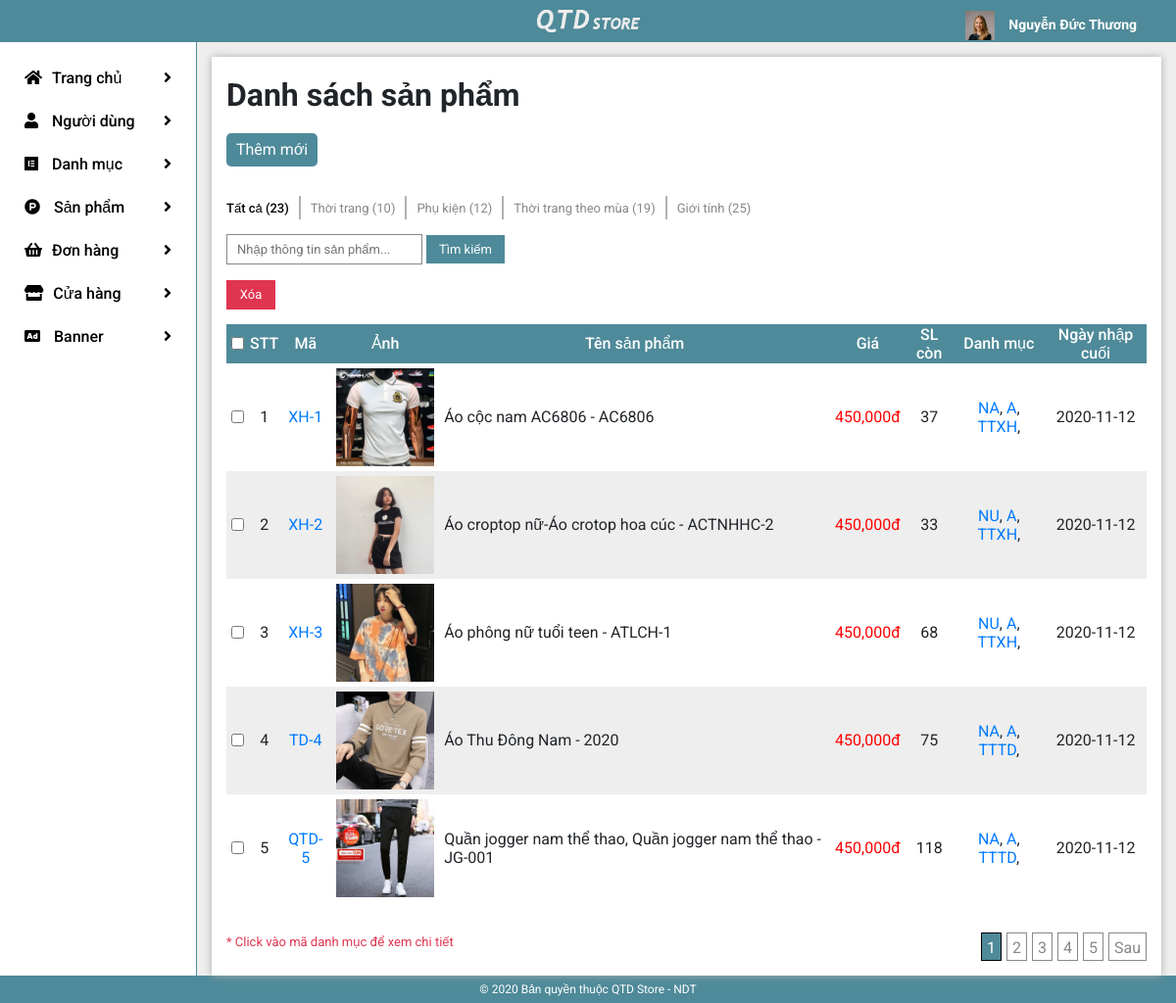
Screenshot of /admin/index.php?mod=product (signed in) with the database file from the repository.
### tables this page shows
CREATE TABLE `tbl_users` (
  `user_id` int(11) NOT NULL,
  `username` varchar(32) NOT NULL,
  `password` varchar(50) NOT NULL,
  `first_name` varchar(30) NOT NULL,
  `last_name` varchar(7) NOT NULL,
  `date_of_birth` date DEFAULT NULL,
  `gender` enum('male','female','','') NOT NULL,
  `phone` varchar(11) NOT NULL,
  `email` varchar(50) NOT NULL,
  `position` enum('member','salesman','manager') NOT NULL DEFAULT 'member',
  `address` varchar(100) DEFAULT NULL,
  `img_id` int(11) DEFAULT 1,
  `active_token` varchar(40) DEFAULT NULL,
  `is_active` enum('0','1') NOT NULL DEFAULT '0',
  `reset_token` varchar(40) DEFAULT NULL,
  `reg_date` date NOT NULL DEFAULT current_timestamp(),
  `region_id` int(11) DEFAULT NULL
);

CREATE TABLE `tbl_category` (
  `category_id` int(11) NOT NULL,
  `category_title` varchar(30) NOT NULL,
  `category_description` varchar(200) NOT NULL,
  `category_parent_id` int(11) DEFAULT NULL,
  `category_level` int(1) NOT NULL,
  `category_code` varchar(10) DEFAULT NULL
);

CREATE TABLE `tbl_product` (
  `product_id` int(11) NOT NULL,
  `product_code` varchar(20) NOT NULL,
  `product_name` varchar(100) NOT NULL,
  `product_desc` varchar(300) NOT NULL,
  `product_detail` varchar(2000) NOT NULL,
  `product_price_in` float NOT NULL,
  `product_price` float NOT NULL,
  `img_id` int(11) NOT NULL,
  `product_date` date NOT NULL DEFAULT current_timestamp(),
  `is_hot` enum('0','1') NOT NULL DEFAULT '0',
  `is_feature` enum('0','1') NOT NULL DEFAULT '0'
);

CREATE TABLE `tbl_img` (
  `img_id` int(11) NOT NULL,
  `img_url` varchar(100) NOT NULL
);

CREATE TABLE `tbl_product_category` (
  `product_category_id` int(11) NOT NULL,
  `product_id` int(11) NOT NULL,
  `category_id` int(11) NOT NULL
);

### admin/libraries/database.php (called while the page is built, shortened)
<?php
function db_query($query_string) {
    global $conn;
    $result = mysqli_query($conn, $query_string);
    return $result;
}
function db_fetch_row($query_string) {
    $mysqli_result = db_query($query_string);
    $result = mysqli_fetch_assoc($mysqli_result);
    return $result;
}
function db_fetch_array($query_string) {
    $result = array();
    $mysqli_result = db_query($query_string);
    while ($row = mysqli_fetch_assoc($mysqli_result)) {
        $result[] = $row;
    }
    return $result;
}
function db_num_rows($query_string) {
    $mysqli_result = db_query($query_string);
	return mysqli_num_rows($mysqli_result);
}

### admin/modules/product/controllers/indexController.php (called while the page is built, shortened)
<?php
function indexAction()
{
    $product_list = check_pagging();
    $data['product_list'] = $product_list;
    load_view('index', $data);
}

### admin/core/router.php (called while the page is built, shortened)
<?php
$action_name = get_action().'Action';
call_function(array('construct', $action_name));

### admin/core/appload.php (called while the page is built, shortened)
<?php
require CONFIGPATH . DIRECTORY_SEPARATOR . 'database.php';
require LIBPATH . DIRECTORY_SEPARATOR . 'database.php';
require COREPATH . DIRECTORY_SEPARATOR . 'base.php';
require COREPATH . DIRECTORY_SEPARATOR . 'router.php';

### admin/index.php (called while the page is built, shortened)
<?php
require COREPATH.DIRECTORY_SEPARATOR.'appload.php';

### admin/helper/format.php (called while the page is built)
<?php
function currency_format($number, $suffix = 'đ'){
    return number_format($number).$suffix;
}

### admin/modules/product/views/indexView.php (the view, shortened to what this page needs)
<?php
get_header()
?>
<head>
    <link rel="stylesheet" href="public/css/form-search.css">
    <link rel="stylesheet" href="public/css/table.css">
</head>
<div id="wp-content">
    <div class="container-fluid">
        <div class="row">
            <div class="col-xl-2 sidebar">
            </div>
            <div class="col-xl-10 content">
                <div class="main-content">
                    <h1>Danh sách sản phẩm</h1>
                    <a href="?mod=product&action=add" class="btn-add-new">Thêm mới</a>
                    <ul class="clear order-list">
                        <li class="active">
                            <a href="?mod=product">Tất cả (<span class="num"><?php echo count(get_product_list()) ?></span>)</a>
                        </li>
                        <?php
                        $list_cat = get_cat();
                        foreach ($list_cat as $cat) {
                        ?>
                            <li>
                                <a href="?mod=product&cat_id=<?php echo $cat['category_id'] ?>"><?php echo $cat['category_title'] ?> (<span class="num"><?php echo count(get_product_by_cat_id($cat['category_id'])); ?></span>)</a>
                            </li>
                        <?php
                        }
                        ?>
                    </ul>
                    <form action="" method="get">
                        <input type="text" name="search" placeholder="Nhập thông tin sản phẩm..." id="search-box">
                        <input type="submit" name="btn_search" id="search" value="Tìm kiếm">
                    </form>
                    <form action="" method="post">
                        <button type="submit" name="btn_del" id="del">Xóa</button>
                        <div class="list">
                            <table>
                                <thead>
                                    <tr>
                                        <td>
                                            <input type="checkbox" name="select_all" id="select-all">
                                        </td>
                                        <td>STT</td>
                                        <td>Mã</td>
                                        <td>Ảnh</td>
                                        <td>Tên sản phẩm</td>
                                        <td>Giá</td>
                                        <td>SL còn</td>
                                        <td>Danh mục</td>
                                        <td>Ngày nhập cuối</td>
                                    </tr>
                                </thead>
                                <tbody>
                                    <?php
                                    $temp = get_page();
                                    foreach ($product_list as $item) {
                                        $temp++;
                                    ?>
                                        <tr>
                                            <td>
                                                <input type="checkbox" name="select[]" id="select-<?php echo $item['product_id'] ?>" value="<?php echo $item['product_id'] ?>">
                                            </td>
                                            <td><?php echo $temp ?></td>
                                            <td><a href="?mod=product&action=detail&id=<?php echo $item['product_id'] ?>"><?php echo $item['product_code'] ?></a></td>
                                            <td><a href="?mod=product&action=detail&id=<?php echo $item['product_id'] ?>" class="product-thumb"><img src="<?php echo get_thumb_url($item['img_id']) ?>"></a></td>
                                            <td class="text-left"><?php echo $item['product_name'] ?></td>
                                            <td><span class="price"><?php echo currency_format($item['product_price']) ?></span></td>
                                            <td><?php echo get_number_product($item['product_id']) ?></td>
                                            <td><?php
                                                $list_cat = get_list_category_by_product_id($item['product_id']);
                                                foreach ($list_cat as $cat) {
                                                    echo "<a href='?mod=category&action=detail&id={$cat['category_id']}' >{$cat['category_code']}</a>, ";
                                                }
                                                ?></td>
                                            <td><?php echo $item['product_date'] ?></td>
                                        </tr>
                                    <?php
                                    } ?>
                                </tbody>
                            </table>
                        </div>
                    </form>
                    <div class="foot-table">
                        <span class="alert">* Click vào mã danh mục để xem chi tiết</span>
                        <?php
                        $url = check_category();
                        echo get_pagging($url);
                        ?>
                    </div>
                </div>
            </div>
        </div>
    </div>
</div>

### admin/core/base.php (shortened to what this page needs)
<?php
function get_module() {
    global $config;
    $module = isset($_GET['mod']) ? $_GET['mod'] : $config['default_module'];
    return $module;
}
function call_function($list_function = array()) {
    if (is_array($list_function)) {
        foreach ($list_function as $f) {
            if (function_exists($f())) {
                $f();
            }
        }
    }
}
function load_view($name, $data_send = array()) {
    $data = $data_send;
    $path = MODULESPATH . DIRECTORY_SEPARATOR . get_module() . DIRECTORY_SEPARATOR . 'views' . DIRECTORY_SEPARATOR . $name . 'View.php';
    if (file_exists($path)) {
        require $path;
    } else {
        echo "Không tìm thấy {$path}";
    }
}
function get_header($name = '') {
    if (empty($name)) {
        $name = 'header';
    } else {
        $name = "header-{$name}";
    }
    $path = LAYOUTPATH . DIRECTORY_SEPARATOR . $name . '.php';
    if (file_exists($path)) {
        require $path;
    } else {
        echo "Không tìm thấy {$path}";
    }
}
function get_footer($name = '') {
    global $data;
    if (empty($name)) {
        $name = 'footer';
    } else {
        $name = "footer-{$name}";
    }
    $path = LAYOUTPATH . DIRECTORY_SEPARATOR . $name . '.php';
    if (file_exists($path)) {
        if (is_array($data)) {
            foreach ($data as $key => $a) {
                $$key = $a;
            }
        }
        require $path;
    } else {
        echo "Không tìm thấy {$path}";
    }
}
function get_sidebar($name = '') {
    global $data;
    if (empty($name)) {
        $name = 'sidebar';
    } else {
        $name = "sidebar-{$name}";
    }
    $path = LAYOUTPATH . DIRECTORY_SEPARATOR . $name . '.php';
    if (file_exists($path)) {
        if (is_array($data)) {
            foreach ($data as $key => $a) {
                $$key = $a;
            }
        }
        require $path;
    } else {
        echo "Không tìm thấy {$path}";
    }
}
?>

### admin/layout/header.php (shortened to what this page needs)
<html lang="en">
<head>
    <link rel="stylesheet" href="public/css/all.css">
    <link rel="stylesheet" href="public/css/reset.css">
    <link rel="stylesheet" href="public/css/bootstrap-grid.min.css">
    <link rel="stylesheet" href="public/css/main.css">
</head>
<body>
    <div id="wrapper">
        <div id="header">
            <div class="container-fluid">
                <div class="col-lg-5 col-md-4 col-sm-4 col-3">
                </div>
                <div class="col-lg-2 col-md-4 col-sm-4 col-6 logo">
                    <a href="?">
                        <img src="public/images/qtd_logo.png" class="img-fluid">
                    </a>
                </div>
                <div class="col-lg-5 col-md-4 col-sm-4 col-3">
                    <span class="right-header">
                        <span class="account-bar">
                            <img src="public/images/user-1.png" alt="">
                            <h3><?php
                                $user = db_fetch_row("SELECT * FROM `tbl_users` WHERE `username` = '{$_SESSION['user_login']}'");
                                echo $user['first_name'] . " " . $user['last_name'];
                                ?></h3>
                        </span>
                    </span>
                </div>
            </div>
        </div>
    </div>
</body>

### admin/public/css/main.css (style rules this page uses)
body { font-family: 'Roboto', sans-serif; }
#header { background: rgb(78, 138, 153); }
#header .container-fluid { display: flex; }
.logo { padding: 10px 45px; }
.img-fluid { width: 100%; height: auto; }
.foot-table { display: flex; justify-content: space-between; }
.right-header { display: flex; justify-content: flex-end; }
.account-bar { cursor: pointer; margin-right: 10px; position: relative; }
.account-bar img { width: 30px; height: 30px; }
.account-bar h3 { cursor: pointer; text-align: right; display: inline-block; padding-top: 15px; color: #fff; margin-bottom: 0; margin-left: 10px; font-size: 14px; }
ul.clear { list-style: none; padding: 0; margin: 0; }
.content { padding-top: 15px; border-left: 1px solid rgb(78, 138, 153); min-height: 550px; background: #eee; }
.main-content { background: #fff; padding: 15px; height: 100%; box-shadow: 0 0 8px rgb(172, 172, 172); overflow: hidden; }
.content h1 { margin-bottom: 15px; }
a.btn-add-new { display: inline-block; padding: 5px 10px; color: #fff; background: rgb(78, 138, 153); border-radius: 5px; text-decoration: none; }
ul.order-list { margin: 15px 0; display: flex; }
ul.order-list li { padding: 0 10px; border-right: 2px solid rgb(177, 177, 177); }
ul.order-list li:first-child { padding-left: 0; }
ul.order-list li:last-child { border: none; }
ul.order-list li a { color: #888; font-size: 13px; }
ul.order-list li.active a { color: #000; font-weight: 500; font-size: 13px; }
td a.product-thumb img { width: 100px; height: 100px; }
.text-left { text-align: left; }
.alert { color: #e03550; font-size: 13px; }

### admin/public/css/form-search.css (style rules this page uses)
form { width: 100%; overflow: hidden; }
#search-box { padding: 5px 10px; width: 200px; font-size: 13px; border: 1px solid #888; }
#search { padding: 5px 0; color: #fff; text-align: center; width: 80px; font-size: 13px; border: none; background: rgb(78, 138, 153); }
#del { padding: 5px 0; color: #fff; text-align: center; width: 50px; font-size: 13px; border: none; background: #e03550; }

### admin/public/css/table.css (style rules this page uses)
.list { width: 100%; }
.btn-add-new { margin-bottom: 15px; }
table { margin: 15px 0; width: 100%; border-collapse: collapse; }
table thead tr td { font-weight: 500; text-align: center; background: rgb(78, 138, 153); color: #fff; }
table tbody tr td { text-align: center; padding: 5px; }
.price { color: red; }
table tbody tr:nth-child(even) td { background: #eee; }
@media screen and (max-width: 1200px) { .content { min-height: 0; } }

### rows the page displays
tbl_users: first_name "Nguyễn Đức", last_name "Thương"
tbl_category: category_title "Thời trang", count(get_product_by_cat_id($cat['category_id'])) "10"
tbl_category: category_title "Phụ kiện", count(get_product_by_cat_id($cat['category_id'])) "12"
tbl_category: category_title "Thời trang theo mùa", count(get_product_by_cat_id($cat['category_id'])) "19"
tbl_category: category_title "Giới tính", count(get_product_by_cat_id($cat['category_id'])) "25"
tbl_product: product_code "XH-1", img.img_url (picture), product_name "Áo cộc nam AC6806 - AC6806", product_price "450,000đ", product_id "37", product_date "2020-11-12"
tbl_product_category: category.category_code "NA"
tbl_product_category: category.category_code "A"
tbl_product_category: category.category_code "TTXH"
tbl_product: product_code "XH-2", img.img_url (picture), product_name "Áo croptop nữ-Áo crotop hoa cúc - ACTNHHC-2", product_price "450,000đ", product_id "33", product_date "2020-11-12"
tbl_product_category: category.category_code "NU"
tbl_product_category: category.category_code "A"
tbl_product_category: category.category_code "TTXH"
tbl_product: product_code "XH-3", img.img_url (picture), product_name "Áo phông nữ tuổi teen - ATLCH-1", product_price "450,000đ", product_id "68", product_date "2020-11-12"
tbl_product_category: category.category_code "NU"
tbl_product_category: category.category_code "A"
tbl_product_category: category.category_code "TTXH"
tbl_product: product_code "TD-4", img.img_url (picture), product_name "Áo Thu Đông Nam - 2020", product_price "450,000đ", product_id "75", product_date "2020-11-12"
tbl_product_category: category.category_code "NA"
tbl_product_category: category.category_code "A"
tbl_product_category: category.category_code "TTTD"
tbl_product: product_code "QTD-5", img.img_url (picture), product_name "Quần jogger nam thể thao, Quần jogger nam thể thao - JG-001", product_price "450,000đ", product_id "118", product_date "2020-11-12"
tbl_product_category: category.category_code "NA"
tbl_product_category: category.category_code "A"
tbl_product_category: category.category_code "TTTD"

### other values shown
count(get_product_list()) "23"
